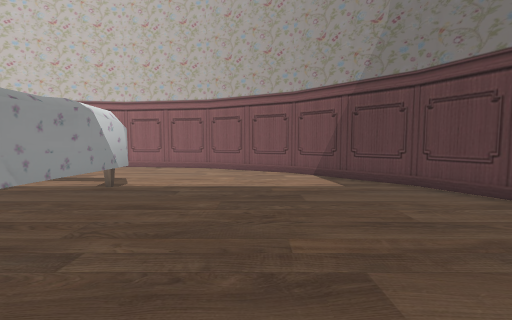
View 1 (above)

13 first-person views from a walk through a Unity game level. The camera is 1.2 m above the floor, tilts 4° down and sees 90° across. The floor is counted in squares, 1 m on a side. Each view is taken from the middle of a square. On the plan, view 1 faces up. The plan holds only what a view shows up to about 12 squares ahead; the rest is blank. The player is left out. Some surface patterns are stand-ins.

View 2
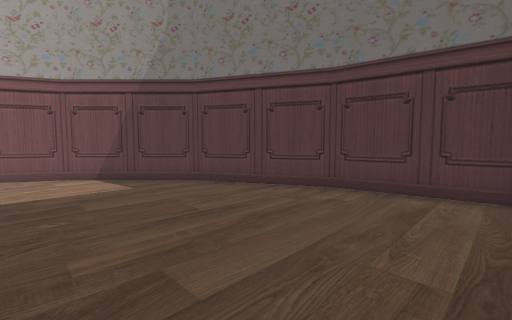

View 3
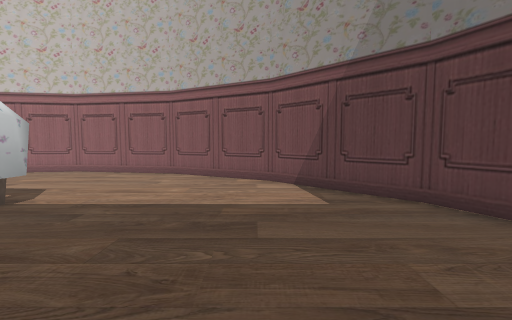

View 4
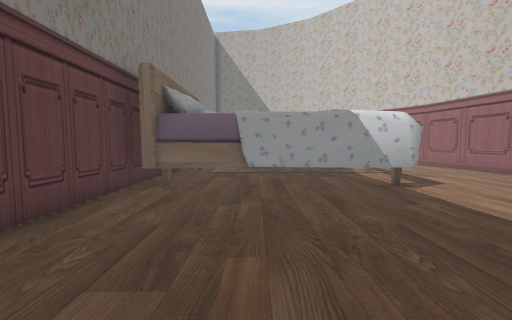

View 5
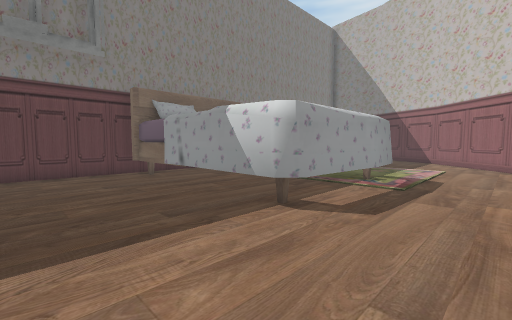

View 6
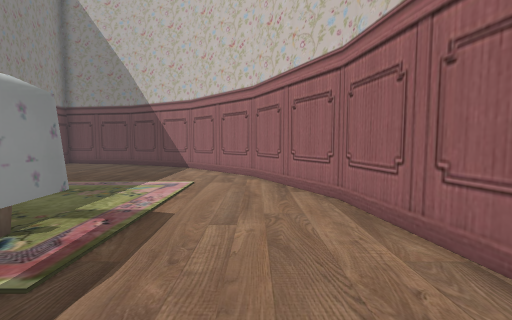

View 7
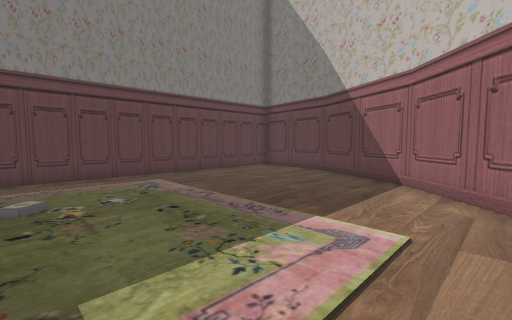

View 8
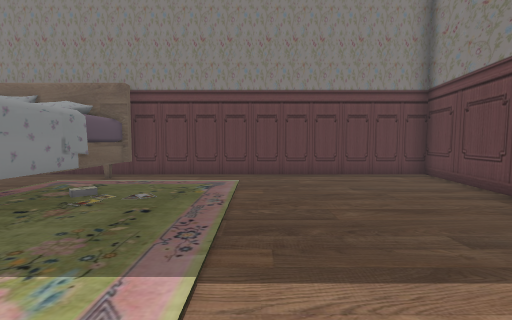

View 9
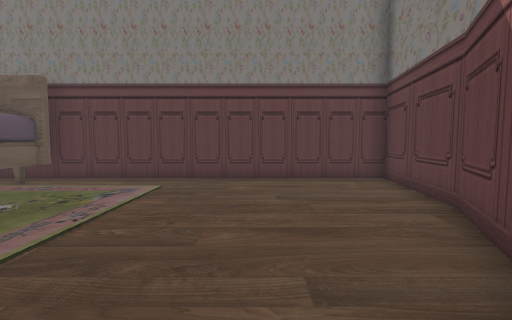

View 10
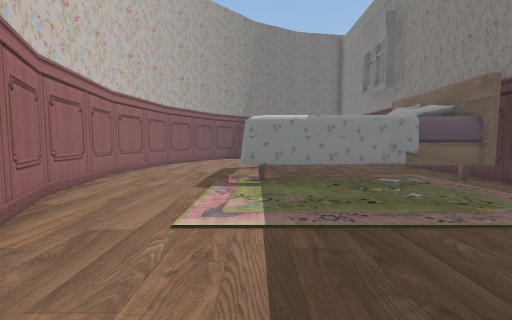

View 11
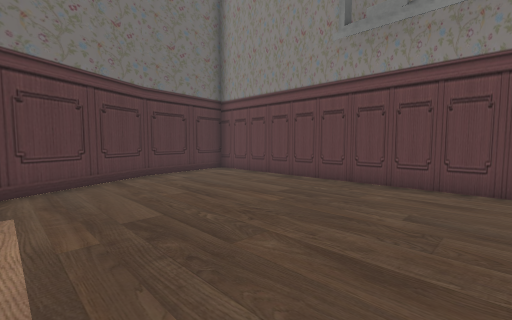

View 12
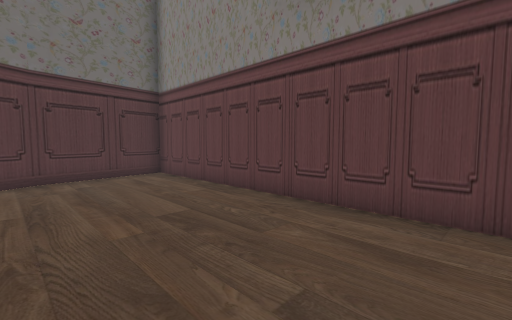

View 13
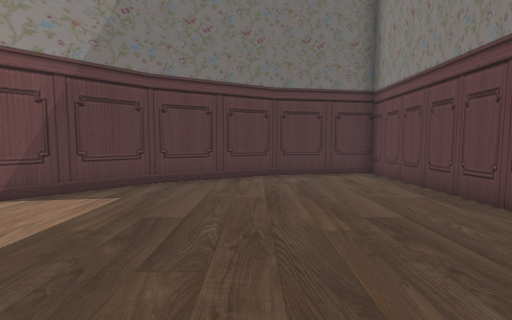

### Floor plan
Key: @ floor where view 1 was taken; # wall or solid block; . floor; ^ raised ledge; T thing the floor can be seen under or through.
Columns run from 19 left of view 1 to 7 right of it. Each row starts with its distance up from view 1.
 12         ###########
 11       ###.........###
 10     ###.............##
  9    ##................##
  8   ##..................##
  7   #........^TTTT.......##
  6  ##........T   T........#
  5  #.........#   T........##
  4 ##.........#   T.........#
  3 #..........#   #.........#
  2 #..........#   #.........##
  1 #..........#   #..........#
  0 #.........##   #...@......#
 -1 ###########    ############

Where each view was taken, in squares from view 1:
view 1: 0 up, 0 right, facing up
view 2: 0 up, 0 right, facing up-right
view 3: 2 up, 1 right, facing up
view 4: 3 up, 3 right, facing left
view 5: 10 up, 0 right, facing down-left
view 6: 10 up, 5 left, facing left
view 7: 9 up, 9 left, facing down-left
view 8: 9 up, 13 left, facing down
view 9: 8 up, 15 left, facing down
view 10: 7 up, 16 left, facing right
view 11: 7 up, 3 left, facing down-right
view 12: 4 up, 3 left, facing down-right
view 13: 4 up, 3 left, facing right
